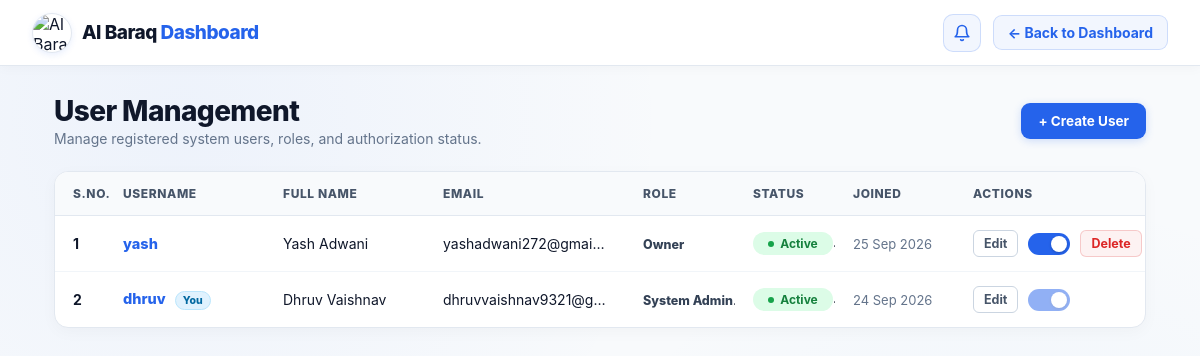
/accounts/users/ (signed in), run on an earlier commit of the app's database.
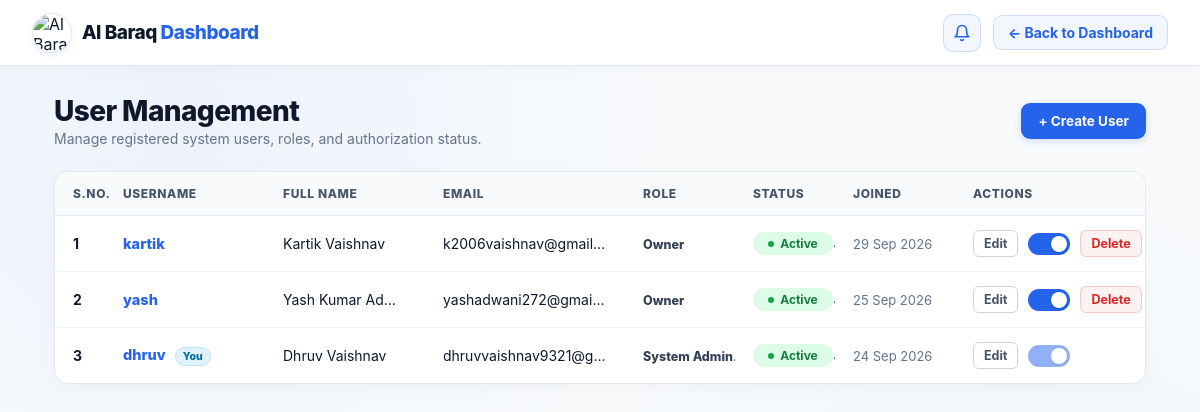
And on a later commit of the database.
### accounts/models.py (models this page shows, shortened)
class User(AbstractUser):
    class Role(models.TextChoices):
        SYSTEM_ADMIN = "SYSTEM_ADMIN", "System Admin"
        OWNER = "OWNER", "Owner"
    email = models.EmailField(unique=True)
    first_name = models.CharField(
        max_length=150,
        blank=False
    )
    middle_name = models.CharField(
        max_length=150,
        blank=True
    )
    last_name = models.CharField(
        max_length=150,
        blank=False
    )
    role = models.CharField(
        max_length=20,
        choices=Role.choices,
        default=Role.OWNER,
    )
    updated_at = models.DateTimeField(auto_now=True)
    REQUIRED_FIELDS = [
        "email",
        "first_name",
        "last_name"
    ]
    @property
    def full_name(self):
        if self.middle_name:
            return f"{self.first_name} {self.middle_name} {self.last_name}"
        return f"{self.first_name} {self.last_name}"
    @property
    def is_owner(self):
        return self.role == self.Role.OWNER

### accounts/views.py (the view)
# urls.py: path("users/", views.user_list, name="user_list"),
@owner_or_admin_required
def user_list(request):
    if request.user.is_owner:
        users = User.objects.filter(
            role=User.Role.OWNER
        ).order_by("-date_joined")
    else:
        users = User.objects.all().order_by("-date_joined")
    return render(
        request,
        "accounts/user_list.html",
        {"users": users}
    )

### accounts/templates/accounts/user_list.html (shortened to what the changed rows need)
{% load static %}
<!DOCTYPE html>
<html lang="en">
<head>
</head>
<body>
    <main class="container">
        <div class="page-header">
            <div class="page-title">
                <h1>User Management</h1>
            </div>
        </div>
        {% if users %}
            <div class="table-card">
                <table class="data-table">
                    <thead>
                        <tr>
                            <th>S.No.</th>
                            <th>Username</th>
                            <th>Full Name</th>
                            <th>Email</th>
                            <th>Role</th>
                            <th>Status</th>
                            <th>Joined</th>
                            <th>Actions</th>
                        </tr>
                    </thead>
                    <tbody>
                        {% for u in users %}
                            <tr>
                                <td class="sno-badge">
                                    {{ forloop.counter }}
                                </td>
                                <td>
                                    <a
                                        href="{% url 'accounts:user_detail' u.id %}"
                                        class="user-link {% if not u.is_active %}inactive{% endif %}"
                                    >
                                        {{ u.username }}
                                    </a>
                                    {% if u == request.user %}
                                        <span class="you-badge">You</span>
                                    {% endif %}
                                </td>
                                <td>
                                    {{ u.full_name|default:u.get_full_name|default:"—" }}
                                </td>
                                <td>
                                    {{ u.email|default:"—" }}
                                </td>
                                <td>
                                    <span class="role-badge">
                                        {{ u.get_role_display|default:u.role }}
                                    </span>
                                </td>
                                <td>
                                    {% if u.is_active %}
                                        <span class="status-badge active">
                                            <span class="status-dot"></span>
                                            Active
                                        </span>
                                    {% else %}
                                        <span class="status-badge hidden">
                                            <span class="status-dot"></span>
                                            Inactive
                                        </span>
                                    {% endif %}
                                </td>
                                <td style="color: #64748b; font-size: 13px;">
                                    {{ u.date_joined|date:"d M Y" }}
                                </td>
                                <td>
                                    <div class="action-cell">
                                        <a
                                            href="{% url 'accounts:user_edit' u.id %}"
                                            class="btn btn-secondary btn-sm"
                                        >
                                            Edit
                                        </a>
                                        {% if u != request.user %}
                                            <form
                                                method="POST"
                                                action="{% url 'accounts:user_toggle_status' u.id %}"
                                                style="display: inline-flex; align-items: center;"
                                            >
                                                <label class="switch" title="{% if u.is_active %}Deactivate{% else %}Activate{% endif %}">
                                                    <span class="slider"></span>
                                                </label>
                                            </form>
                                            <a
                                                href="{% url 'accounts:user_delete' u.id %}"
                                                class="btn btn-danger-sm btn-sm"
                                            >
                                                Delete
                                            </a>
                                        {% else %}
                                            <label class="switch disabled" title="Cannot deactivate current session user">
                                                <span class="slider"></span>
                                            </label>
                                        {% endif %}
                                    </div>
                                </td>
                            </tr>
                        {% endfor %}
                    </tbody>
                </table>
            </div>
        {% else %}
            <div class="empty-state">
                <h3>No users found</h3>
                <p>Click "+ Create User" above to add your first user.</p>
            </div>
        {% endif %}
    </main>
</body>
</html>

What changed in the data, as far as the page shows it:
added User: username "kartik", full_name "Kartik Vaishnav", email "k2006vaishnav@gmail…", role "Owner", is_active True (drawn), date_joined "29 Sep 2026", shows "Delete"
changed User "yash": full_name "Yash Adwani" → "Yash Kumar Ad…"
